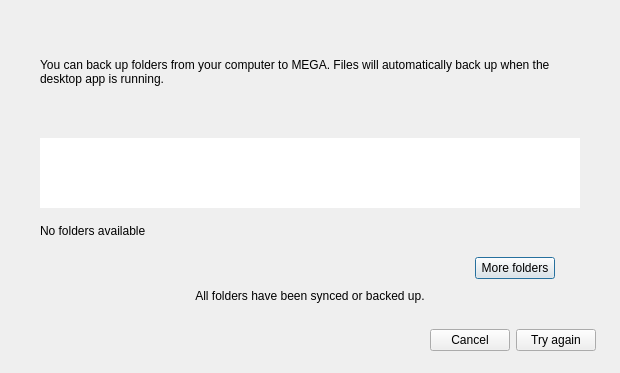
<?xml version="1.0" encoding="UTF-8"?>
<ui version="4.0">
 <class>BackupsWizard</class>
 <widget class="QDialog" name="BackupsWizard">
  <property name="windowModality">
   <enum>Qt::ApplicationModal</enum>
  </property>
  <property name="geometry">
   <rect>
    <x>0</x>
    <y>0</y>
    <width>620</width>
    <height>481</height>
   </rect>
  </property>
  <property name="sizePolicy">
   <sizepolicy hsizetype="Preferred" vsizetype="Preferred">
    <horstretch>0</horstretch>
    <verstretch>0</verstretch>
   </sizepolicy>
  </property>
  <property name="minimumSize">
   <size>
    <width>0</width>
    <height>0</height>
   </size>
  </property>
  <property name="windowTitle">
   <string>Setup backups</string>
  </property>
  <property name="windowIcon">
   <iconset resource="../Resources_macx.qrc">
    <normaloff>:/images/icons/ico_backup.png</normaloff>:/images/icons/ico_backup.png</iconset>
  </property>
  <property name="styleSheet">
   <string notr="true">#BackupsWizard, #sSteps &gt; QWidget
{
background: solid white;
}

#lBackupFolders, #lBackupTo
{
color: #333333;
font-size: 14px;
font-weight: bold;
}

#leBackupTo
{
color: #999999;
font-size: 13px;
border-radius: 4px;
background-color: #FAFAFA;
border: 1px solid #e5e5e5;
padding-left: 7px;
}

#lSubtitleStep1
{
margin-left: 20px;
margin-right: 20px;
margin-top: 7px;
margin-bottom: 31px;
color: #666666;
}

#lBackupFolders
{
margin-left: 18px;
margin-right: 18px;
}

#fFoldersStep1, #fFoldersStep2
{
border: 1px solid #e5e5e5;
border-radius: 6px;
background: solid white;
}

#fFoldersStep1
{
margin-left: 20px;
margin-right: 20px;
}

#fFoldersStep2
{
margin-left: 20px;
margin-right: 24px;
}

#lTitleStep2
{
margin-bottom: 26px;
}

#wDeviceNameStep1, #wDeviceNameAndNbFolders
{
border-top-right-radius: 6px;
border-top-left-radius: 6px;
background: solid #FAFAFA;
}

#lDeviceIconStep1
{
border-image: url(&quot;:/images/icons/pc/pc-mac_48.png&quot;);
}

#lDeviceIconStep2
{
border-image: url(&quot;:/images/icons/pc/pc-mac_24.png&quot;);
}

#lDeviceNameStep1, #lDeviceNameStep2
{
text-align: left;
font-size: 14px;
border: none;
}

#lFoldersNumber
{
color: #999999;
font-size: 14px;
padding-right: 16px;
}

#lvFoldersStep1::item
{
height: 40 px;
min-height: 40 px;
max-height: 40 px;
border: none;
}

#lvFoldersStep1, #lvFoldersStep2
{
background: solid white;
border-bottom-right-radius: 6px;
border-bottom-left-radius: 6px;
outline: none;
}

#lvFoldersStep1
{
padding-left: 19px;
}

#lvFoldersStep2
{
padding-left: 9px;
}

#lvFoldersStep1::icon
{
left: 15px;
}

#lvFoldersStep1::text
{
left: 10px;
font-size: 13px;
}

#lvFoldersStep2::item
{
height: 32 px;
min-height: 32 px;
max-height: 32 px;
border: none;
}

#lvFoldersStep2::text
{
left: 4px;
font-size: 13px;
}

#lAllFoldersSynced
{
color: #004038;
font-family: Lato;
font-size: 12px;
border: 1px solid #7fdfd2;
border-radius: 2px;
background-color: rgba(0,191,165,0.1);
}

#lNoAvailableFolder
{
color: #999999;
font-family: Lato;
font-size: 14px;
background: white;
padding-left: 16px;
border-bottom-right-radius: 6px;
border-bottom-left-radius: 6px;
}

QScrollBar:vertical
{
background: transparent;
width: 12px;
border: none;
border-bottom-right-radius: 6px;
}

QScrollBar::sub-line:vertical, QScrollBar::add-line:vertical
{
border: none;
background: none;
 }

QScrollBar::handle:vertical
{
background: #D8D8D8;
min-height: 0px;
border-radius: 2px;
margin: 4px;
}
</string>
  </property>
  <property name="modal">
   <bool>true</bool>
  </property>
  <layout class="QVBoxLayout" name="BackupsWizardLayout">
   <property name="spacing">
    <number>20</number>
   </property>
   <property name="sizeConstraint">
    <enum>QLayout::SetFixedSize</enum>
   </property>
   <property name="leftMargin">
    <number>24</number>
   </property>
   <property name="topMargin">
    <number>25</number>
   </property>
   <property name="rightMargin">
    <number>24</number>
   </property>
   <property name="bottomMargin">
    <number>22</number>
   </property>
   <item>
    <widget class="QStackedWidget" name="sSteps">
     <property name="sizePolicy">
      <sizepolicy hsizetype="Preferred" vsizetype="Expanding">
       <horstretch>0</horstretch>
       <verstretch>0</verstretch>
      </sizepolicy>
     </property>
     <property name="currentIndex">
      <number>0</number>
     </property>
     <widget class="QWidget" name="pStep1">
      <property name="sizePolicy">
       <sizepolicy hsizetype="Preferred" vsizetype="Maximum">
        <horstretch>0</horstretch>
        <verstretch>0</verstretch>
       </sizepolicy>
      </property>
      <layout class="QVBoxLayout" name="pStep1Layout">
       <property name="spacing">
        <number>4</number>
       </property>
       <property name="leftMargin">
        <number>16</number>
       </property>
       <property name="topMargin">
        <number>6</number>
       </property>
       <property name="rightMargin">
        <number>16</number>
       </property>
       <property name="bottomMargin">
        <number>0</number>
       </property>
       <item>
        <widget class="QLabel" name="lTitleStep1">
         <property name="sizePolicy">
          <sizepolicy hsizetype="Preferred" vsizetype="Maximum">
           <horstretch>0</horstretch>
           <verstretch>0</verstretch>
          </sizepolicy>
         </property>
         <property name="styleSheet">
          <string notr="true">font-size:20px;</string>
         </property>
         <property name="text">
          <string/>
         </property>
         <property name="textFormat">
          <enum>Qt::RichText</enum>
         </property>
        </widget>
       </item>
       <item alignment="Qt::AlignTop">
        <widget class="QLabel" name="lSubtitleStep1">
         <property name="sizePolicy">
          <sizepolicy hsizetype="Preferred" vsizetype="Maximum">
           <horstretch>0</horstretch>
           <verstretch>0</verstretch>
          </sizepolicy>
         </property>
         <property name="styleSheet">
          <string notr="true">font-size:12px;</string>
         </property>
         <property name="text">
          <string>You can back up folders from your computer to MEGA. Files will automatically back up when the desktop app is running.</string>
         </property>
         <property name="wordWrap">
          <bool>true</bool>
         </property>
        </widget>
       </item>
       <item>
        <widget class="QFrame" name="fFoldersStep1">
         <property name="sizePolicy">
          <sizepolicy hsizetype="Preferred" vsizetype="Expanding">
           <horstretch>0</horstretch>
           <verstretch>0</verstretch>
          </sizepolicy>
         </property>
         <property name="minimumSize">
          <size>
           <width>540</width>
           <height>0</height>
          </size>
         </property>
         <property name="frameShape">
          <enum>QFrame::NoFrame</enum>
         </property>
         <property name="frameShadow">
          <enum>QFrame::Sunken</enum>
         </property>
         <layout class="QVBoxLayout" name="verticalLayout">
          <property name="spacing">
           <number>0</number>
          </property>
          <property name="leftMargin">
           <number>0</number>
          </property>
          <property name="topMargin">
           <number>0</number>
          </property>
          <property name="rightMargin">
           <number>0</number>
          </property>
          <property name="bottomMargin">
           <number>0</number>
          </property>
          <item alignment="Qt::AlignTop">
           <widget class="QWidget" name="wDeviceNameStep1" native="true">
            <property name="sizePolicy">
             <sizepolicy hsizetype="Preferred" vsizetype="Fixed">
              <horstretch>0</horstretch>
              <verstretch>0</verstretch>
             </sizepolicy>
            </property>
            <layout class="QHBoxLayout" name="horizontalLayout">
             <property name="spacing">
              <number>10</number>
             </property>
             <property name="leftMargin">
              <number>16</number>
             </property>
             <property name="topMargin">
              <number>0</number>
             </property>
             <property name="rightMargin">
              <number>0</number>
             </property>
             <property name="bottomMargin">
              <number>0</number>
             </property>
             <item>
              <widget class="QLabel" name="lDeviceIconStep1">
               <property name="sizePolicy">
                <sizepolicy hsizetype="Maximum" vsizetype="Fixed">
                 <horstretch>0</horstretch>
                 <verstretch>0</verstretch>
                </sizepolicy>
               </property>
               <property name="minimumSize">
                <size>
                 <width>48</width>
                 <height>48</height>
                </size>
               </property>
               <property name="maximumSize">
                <size>
                 <width>48</width>
                 <height>48</height>
                </size>
               </property>
               <property name="text">
                <string notr="true"/>
               </property>
               <property name="scaledContents">
                <bool>false</bool>
               </property>
              </widget>
             </item>
             <item alignment="Qt::AlignVCenter">
              <widget class="QLabel" name="lDeviceNameStep1">
               <property name="sizePolicy">
                <sizepolicy hsizetype="Preferred" vsizetype="Preferred">
                 <horstretch>0</horstretch>
                 <verstretch>0</verstretch>
                </sizepolicy>
               </property>
               <property name="text">
                <string notr="true"/>
               </property>
              </widget>
             </item>
            </layout>
           </widget>
          </item>
          <item>
           <widget class="QListView" name="lvFoldersStep1">
            <property name="sizePolicy">
             <sizepolicy hsizetype="Expanding" vsizetype="Maximum">
              <horstretch>0</horstretch>
              <verstretch>0</verstretch>
             </sizepolicy>
            </property>
            <property name="maximumSize">
             <size>
              <width>16777215</width>
              <height>120</height>
             </size>
            </property>
            <property name="sizeIncrement">
             <size>
              <width>0</width>
              <height>40</height>
             </size>
            </property>
            <property name="baseSize">
             <size>
              <width>0</width>
              <height>40</height>
             </size>
            </property>
            <property name="frameShape">
             <enum>QFrame::NoFrame</enum>
            </property>
            <property name="sizeAdjustPolicy">
             <enum>QAbstractScrollArea::AdjustToContents</enum>
            </property>
            <property name="editTriggers">
             <set>QAbstractItemView::NoEditTriggers</set>
            </property>
            <property name="showDropIndicator" stdset="0">
             <bool>false</bool>
            </property>
            <property name="selectionMode">
             <enum>QAbstractItemView::NoSelection</enum>
            </property>
            <property name="selectionBehavior">
             <enum>QAbstractItemView::SelectRows</enum>
            </property>
            <property name="iconSize">
             <size>
              <width>24</width>
              <height>24</height>
             </size>
            </property>
            <property name="textElideMode">
             <enum>Qt::ElideMiddle</enum>
            </property>
            <property name="verticalScrollMode">
             <enum>QAbstractItemView::ScrollPerPixel</enum>
            </property>
            <property name="resizeMode">
             <enum>QListView::Adjust</enum>
            </property>
            <property name="spacing">
             <number>0</number>
            </property>
           </widget>
          </item>
          <item alignment="Qt::AlignVCenter">
           <widget class="QLabel" name="lNoAvailableFolder">
            <property name="sizePolicy">
             <sizepolicy hsizetype="Preferred" vsizetype="Fixed">
              <horstretch>0</horstretch>
              <verstretch>0</verstretch>
             </sizepolicy>
            </property>
            <property name="minimumSize">
             <size>
              <width>0</width>
              <height>45</height>
             </size>
            </property>
            <property name="maximumSize">
             <size>
              <width>16777215</width>
              <height>45</height>
             </size>
            </property>
            <property name="text">
             <string>No folders available</string>
            </property>
           </widget>
          </item>
         </layout>
        </widget>
       </item>
       <item>
        <layout class="QHBoxLayout" name="horizontalLayout_6">
         <property name="rightMargin">
          <number>25</number>
         </property>
         <item alignment="Qt::AlignRight">
          <widget class="QPushButton" name="bMoreFolders">
           <property name="text">
            <string>More folders</string>
           </property>
          </widget>
         </item>
        </layout>
       </item>
       <item alignment="Qt::AlignHCenter">
        <widget class="QLabel" name="lAllFoldersSynced">
         <property name="sizePolicy">
          <sizepolicy hsizetype="Expanding" vsizetype="Maximum">
           <horstretch>0</horstretch>
           <verstretch>0</verstretch>
          </sizepolicy>
         </property>
         <property name="minimumSize">
          <size>
           <width>300</width>
           <height>26</height>
          </size>
         </property>
         <property name="text">
          <string>All folders have been synced or backed up.</string>
         </property>
         <property name="alignment">
          <set>Qt::AlignCenter</set>
         </property>
         <property name="wordWrap">
          <bool>true</bool>
         </property>
        </widget>
       </item>
      </layout>
     </widget>
     <widget class="QWidget" name="pStep2">
      <property name="sizePolicy">
       <sizepolicy hsizetype="Preferred" vsizetype="Maximum">
        <horstretch>0</horstretch>
        <verstretch>0</verstretch>
       </sizepolicy>
      </property>
      <layout class="QVBoxLayout" name="pStep2Layout">
       <property name="spacing">
        <number>8</number>
       </property>
       <property name="sizeConstraint">
        <enum>QLayout::SetDefaultConstraint</enum>
       </property>
       <property name="leftMargin">
        <number>8</number>
       </property>
       <property name="topMargin">
        <number>6</number>
       </property>
       <property name="rightMargin">
        <number>18</number>
       </property>
       <property name="bottomMargin">
        <number>6</number>
       </property>
       <item>
        <widget class="QLabel" name="lTitleStep2">
         <property name="sizePolicy">
          <sizepolicy hsizetype="Preferred" vsizetype="Maximum">
           <horstretch>0</horstretch>
           <verstretch>0</verstretch>
          </sizepolicy>
         </property>
         <property name="styleSheet">
          <string notr="true">font-size:20px;</string>
         </property>
         <property name="text">
          <string/>
         </property>
         <property name="textFormat">
          <enum>Qt::RichText</enum>
         </property>
        </widget>
       </item>
       <item>
        <widget class="QLabel" name="lBackupFolders">
         <property name="sizePolicy">
          <sizepolicy hsizetype="Preferred" vsizetype="Maximum">
           <horstretch>0</horstretch>
           <verstretch>0</verstretch>
          </sizepolicy>
         </property>
         <property name="text">
          <string>Selected backup folders</string>
         </property>
        </widget>
       </item>
       <item>
        <widget class="QFrame" name="fFoldersStep2">
         <property name="sizePolicy">
          <sizepolicy hsizetype="Preferred" vsizetype="MinimumExpanding">
           <horstretch>0</horstretch>
           <verstretch>0</verstretch>
          </sizepolicy>
         </property>
         <property name="minimumSize">
          <size>
           <width>540</width>
           <height>0</height>
          </size>
         </property>
         <property name="maximumSize">
          <size>
           <width>16777215</width>
           <height>16777215</height>
          </size>
         </property>
         <property name="frameShape">
          <enum>QFrame::NoFrame</enum>
         </property>
         <layout class="QVBoxLayout" name="verticalLayout_2">
          <property name="spacing">
           <number>0</number>
          </property>
          <property name="leftMargin">
           <number>0</number>
          </property>
          <property name="topMargin">
           <number>0</number>
          </property>
          <property name="rightMargin">
           <number>0</number>
          </property>
          <property name="bottomMargin">
           <number>0</number>
          </property>
          <item alignment="Qt::AlignTop">
           <widget class="QWidget" name="wDeviceNameAndNbFolders" native="true">
            <property name="sizePolicy">
             <sizepolicy hsizetype="Preferred" vsizetype="Fixed">
              <horstretch>0</horstretch>
              <verstretch>0</verstretch>
             </sizepolicy>
            </property>
            <property name="minimumSize">
             <size>
              <width>0</width>
              <height>36</height>
             </size>
            </property>
            <property name="maximumSize">
             <size>
              <width>16777215</width>
              <height>36</height>
             </size>
            </property>
            <layout class="QHBoxLayout" name="deviceNameStep2Layout">
             <property name="spacing">
              <number>10</number>
             </property>
             <property name="sizeConstraint">
              <enum>QLayout::SetDefaultConstraint</enum>
             </property>
             <property name="leftMargin">
              <number>14</number>
             </property>
             <property name="topMargin">
              <number>0</number>
             </property>
             <property name="rightMargin">
              <number>0</number>
             </property>
             <property name="bottomMargin">
              <number>0</number>
             </property>
             <item>
              <widget class="QLabel" name="lDeviceIconStep2">
               <property name="sizePolicy">
                <sizepolicy hsizetype="Maximum" vsizetype="Preferred">
                 <horstretch>0</horstretch>
                 <verstretch>0</verstretch>
                </sizepolicy>
               </property>
               <property name="minimumSize">
                <size>
                 <width>24</width>
                 <height>24</height>
                </size>
               </property>
               <property name="maximumSize">
                <size>
                 <width>24</width>
                 <height>24</height>
                </size>
               </property>
               <property name="text">
                <string notr="true"/>
               </property>
               <property name="alignment">
                <set>Qt::AlignCenter</set>
               </property>
              </widget>
             </item>
             <item alignment="Qt::AlignVCenter">
              <widget class="QLabel" name="lDeviceNameStep2">
               <property name="sizePolicy">
                <sizepolicy hsizetype="Preferred" vsizetype="Preferred">
                 <horstretch>0</horstretch>
                 <verstretch>0</verstretch>
                </sizepolicy>
               </property>
               <property name="text">
                <string notr="true"/>
               </property>
              </widget>
             </item>
             <item alignment="Qt::AlignRight|Qt::AlignVCenter">
              <widget class="QLabel" name="lFoldersNumber">
               <property name="sizePolicy">
                <sizepolicy hsizetype="Expanding" vsizetype="Preferred">
                 <horstretch>0</horstretch>
                 <verstretch>0</verstretch>
                </sizepolicy>
               </property>
               <property name="text">
                <string notr="true"/>
               </property>
               <property name="alignment">
                <set>Qt::AlignRight|Qt::AlignTrailing|Qt::AlignVCenter</set>
               </property>
              </widget>
             </item>
            </layout>
           </widget>
          </item>
          <item alignment="Qt::AlignVCenter">
           <widget class="QListView" name="lvFoldersStep2">
            <property name="sizePolicy">
             <sizepolicy hsizetype="Expanding" vsizetype="MinimumExpanding">
              <horstretch>0</horstretch>
              <verstretch>0</verstretch>
             </sizepolicy>
            </property>
            <property name="styleSheet">
             <string notr="true"/>
            </property>
            <property name="sizeAdjustPolicy">
             <enum>QAbstractScrollArea::AdjustToContents</enum>
            </property>
            <property name="resizeMode">
             <enum>QListView::Adjust</enum>
            </property>
            <property name="uniformItemSizes">
             <bool>false</bool>
            </property>
           </widget>
          </item>
         </layout>
        </widget>
       </item>
       <item alignment="Qt::AlignBottom">
        <widget class="QWidget" name="wBackupTo" native="true">
         <property name="sizePolicy">
          <sizepolicy hsizetype="Preferred" vsizetype="Fixed">
           <horstretch>0</horstretch>
           <verstretch>0</verstretch>
          </sizepolicy>
         </property>
         <layout class="QHBoxLayout" name="wBackupToLayout">
          <property name="spacing">
           <number>7</number>
          </property>
          <property name="leftMargin">
           <number>24</number>
          </property>
          <property name="topMargin">
           <number>14</number>
          </property>
          <property name="rightMargin">
           <number>23</number>
          </property>
          <property name="bottomMargin">
           <number>14</number>
          </property>
          <item alignment="Qt::AlignVCenter">
           <widget class="QLabel" name="lBackupTo">
            <property name="text">
             <string>Backup to</string>
            </property>
           </widget>
          </item>
          <item alignment="Qt::AlignBottom">
           <widget class="QLineEdit" name="leBackupTo">
            <property name="readOnly">
             <bool>true</bool>
            </property>
           </widget>
          </item>
         </layout>
        </widget>
       </item>
      </layout>
     </widget>
     <widget class="QWidget" name="pSuccessfull">
      <layout class="QHBoxLayout" name="horizontalLayout_2" stretch="0,1">
       <property name="spacing">
        <number>20</number>
       </property>
       <property name="topMargin">
        <number>15</number>
       </property>
       <item alignment="Qt::AlignTop">
        <widget class="QLabel" name="label">
         <property name="text">
          <string notr="true"/>
         </property>
         <property name="pixmap">
          <pixmap resource="../Resources_macx.qrc">:/images/bug_report_success.png</pixmap>
         </property>
        </widget>
       </item>
       <item>
        <layout class="QVBoxLayout" name="verticalLayout_3" stretch="0,1">
         <property name="spacing">
          <number>10</number>
         </property>
         <item alignment="Qt::AlignTop">
          <widget class="QLabel" name="lTitle">
           <property name="font">
            <font>
             <family>Lato</family>
             <pointsize>-1</pointsize>
            </font>
           </property>
           <property name="styleSheet">
            <string notr="true">*{
font-size:16px;
color:#333333;
}</string>
           </property>
           <property name="text">
            <string notr="true">Success Title</string>
           </property>
          </widget>
         </item>
         <item>
          <layout class="QVBoxLayout" name="verticalLayout_5">
           <property name="spacing">
            <number>0</number>
           </property>
           <item>
            <widget class="QLabel" name="lSuccessText">
             <property name="styleSheet">
              <string notr="true">*{
color: #666666;
}</string>
             </property>
             <property name="text">
              <string notr="true">Backing up folder text</string>
             </property>
             <property name="wordWrap">
              <bool>true</bool>
             </property>
            </widget>
           </item>
           <item>
            <widget class="QLabel" name="lSuccess">
             <property name="minimumSize">
              <size>
               <width>100</width>
               <height>50</height>
              </size>
             </property>
             <property name="font">
              <font>
               <family>Lato</family>
              </font>
             </property>
             <property name="styleSheet">
              <string notr="true">*{
color: #666666;
}</string>
             </property>
             <property name="text">
              <string>Folders will be stored in backups and you can check the status of your backups in backup centre.</string>
             </property>
             <property name="wordWrap">
              <bool>true</bool>
             </property>
            </widget>
           </item>
          </layout>
         </item>
        </layout>
       </item>
      </layout>
     </widget>
     <widget class="QWidget" name="pError">
      <layout class="QHBoxLayout" name="horizontalLayout_5" stretch="0,1">
       <property name="spacing">
        <number>20</number>
       </property>
       <property name="leftMargin">
        <number>0</number>
       </property>
       <property name="topMargin">
        <number>0</number>
       </property>
       <property name="rightMargin">
        <number>12</number>
       </property>
       <item alignment="Qt::AlignTop">
        <widget class="QLabel" name="lErrorIcon">
         <property name="text">
          <string notr="true"/>
         </property>
         <property name="pixmap">
          <pixmap resource="../Resources_macx.qrc">:/images/icon_error.png</pixmap>
         </property>
        </widget>
       </item>
       <item>
        <layout class="QVBoxLayout" name="verticalLayout_4" stretch="0,0,0,0,0,0,0">
         <property name="spacing">
          <number>0</number>
         </property>
         <property name="bottomMargin">
          <number>0</number>
         </property>
         <item>
          <widget class="QLabel" name="lErrorTitle">
           <property name="styleSheet">
            <string notr="true">*{
font-size:16px;
color:#333333;
}</string>
           </property>
           <property name="text">
            <string notr="true">Title</string>
           </property>
          </widget>
         </item>
         <item>
          <spacer name="verticalSpacer">
           <property name="orientation">
            <enum>Qt::Vertical</enum>
           </property>
           <property name="sizeType">
            <enum>QSizePolicy::Fixed</enum>
           </property>
           <property name="sizeHint" stdset="0">
            <size>
             <width>20</width>
             <height>8</height>
            </size>
           </property>
          </spacer>
         </item>
         <item>
          <widget class="QLabel" name="lErrorText">
           <property name="styleSheet">
            <string notr="true">*{
color:#666666;
}</string>
           </property>
           <property name="text">
            <string notr="true">Body</string>
           </property>
          </widget>
         </item>
         <item>
          <spacer name="verticalSpacer_2">
           <property name="orientation">
            <enum>Qt::Vertical</enum>
           </property>
           <property name="sizeType">
            <enum>QSizePolicy::Fixed</enum>
           </property>
           <property name="sizeHint" stdset="0">
            <size>
             <width>20</width>
             <height>10</height>
            </size>
           </property>
          </spacer>
         </item>
         <item>
          <widget class="Line" name="line2">
           <property name="styleSheet">
            <string notr="true">*{
color:rgba(0,0,0,0.1);
}</string>
           </property>
           <property name="frameShadow">
            <enum>QFrame::Plain</enum>
           </property>
           <property name="orientation">
            <enum>Qt::Horizontal</enum>
           </property>
          </widget>
         </item>
         <item>
          <widget class="QTextEdit" name="tTextEdit">
           <property name="sizePolicy">
            <sizepolicy hsizetype="Expanding" vsizetype="Expanding">
             <horstretch>0</horstretch>
             <verstretch>0</verstretch>
            </sizepolicy>
           </property>
           <property name="minimumSize">
            <size>
             <width>0</width>
             <height>0</height>
            </size>
           </property>
           <property name="maximumSize">
            <size>
             <width>16777215</width>
             <height>16777215</height>
            </size>
           </property>
           <property name="font">
            <font>
             <family>Lato</family>
            </font>
           </property>
           <property name="styleSheet">
            <string notr="true">*{
color:#666666;
}</string>
           </property>
           <property name="frameShape">
            <enum>QFrame::NoFrame</enum>
           </property>
           <property name="frameShadow">
            <enum>QFrame::Plain</enum>
           </property>
           <property name="verticalScrollBarPolicy">
            <enum>Qt::ScrollBarAlwaysOff</enum>
           </property>
           <property name="sizeAdjustPolicy">
            <enum>QAbstractScrollArea::AdjustToContents</enum>
           </property>
           <property name="undoRedoEnabled">
            <bool>false</bool>
           </property>
           <property name="readOnly">
            <bool>true</bool>
           </property>
           <property name="html">
            <string>&lt;!DOCTYPE HTML PUBLIC &quot;-//W3C//DTD HTML 4.0//EN&quot; &quot;http://www.w3.org/TR/REC-html40/strict.dtd&quot;&gt;
&lt;html&gt;&lt;head&gt;&lt;meta name=&quot;qrichtext&quot; content=&quot;1&quot; /&gt;&lt;style type=&quot;text/css&quot;&gt;
p, li { white-space: pre-wrap; }
&lt;/style&gt;&lt;/head&gt;&lt;body style=&quot; font-family:'Lato'; font-size:13pt; font-weight:400; font-style:normal;&quot;&gt;
&lt;p style=&quot;-qt-paragraph-type:empty; margin-top:0px; margin-bottom:0px; margin-left:0px; margin-right:0px; -qt-block-indent:0; text-indent:0px; line-height:200%;&quot;&gt;&lt;br /&gt;&lt;/p&gt;&lt;/body&gt;&lt;/html&gt;</string>
           </property>
          </widget>
         </item>
         <item>
          <widget class="Line" name="line1">
           <property name="styleSheet">
            <string notr="true">*
{
color:rgba(0,0,0,0.1);
}</string>
           </property>
           <property name="frameShadow">
            <enum>QFrame::Plain</enum>
           </property>
           <property name="orientation">
            <enum>Qt::Horizontal</enum>
           </property>
          </widget>
         </item>
         <item>
          <spacer name="verticalSpacer_3">
           <property name="orientation">
            <enum>Qt::Vertical</enum>
           </property>
           <property name="sizeType">
            <enum>QSizePolicy::Fixed</enum>
           </property>
           <property name="sizeHint" stdset="0">
            <size>
             <width>20</width>
             <height>5</height>
            </size>
           </property>
          </spacer>
         </item>
         <item alignment="Qt::AlignLeft">
          <widget class="QPushButton" name="bShowMore">
           <property name="font">
            <font>
             <family>Lato</family>
             <pointsize>13</pointsize>
             <underline>true</underline>
            </font>
           </property>
           <property name="styleSheet">
            <string notr="true">QPushButton
{
border:none;
background: white;
padding-left: 0px;
color:#666666;
}</string>
           </property>
           <property name="text">
            <string>Show more…</string>
           </property>
          </widget>
         </item>
        </layout>
       </item>
      </layout>
     </widget>
    </widget>
   </item>
   <item>
    <widget class="QStackedWidget" name="sButtons">
     <property name="sizePolicy">
      <sizepolicy hsizetype="Preferred" vsizetype="Preferred">
       <horstretch>0</horstretch>
       <verstretch>0</verstretch>
      </sizepolicy>
     </property>
     <property name="minimumSize">
      <size>
       <width>572</width>
       <height>0</height>
      </size>
     </property>
     <property name="maximumSize">
      <size>
       <width>572</width>
       <height>16777215</height>
      </size>
     </property>
     <property name="autoFillBackground">
      <bool>false</bool>
     </property>
     <property name="styleSheet">
      <string notr="true"/>
     </property>
     <property name="currentIndex">
      <number>1</number>
     </property>
     <widget class="QWidget" name="pStepButtons">
      <layout class="QHBoxLayout" name="horizontalLayout_4">
       <property name="spacing">
        <number>5</number>
       </property>
       <property name="leftMargin">
        <number>0</number>
       </property>
       <property name="topMargin">
        <number>0</number>
       </property>
       <property name="rightMargin">
        <number>0</number>
       </property>
       <property name="bottomMargin">
        <number>0</number>
       </property>
       <item>
        <widget class="QPushButton" name="bBack">
         <property name="minimumSize">
          <size>
           <width>80</width>
           <height>0</height>
          </size>
         </property>
         <property name="text">
          <string>Back</string>
         </property>
         <property name="autoDefault">
          <bool>false</bool>
         </property>
        </widget>
       </item>
       <item>
        <spacer name="horizontalSpacer">
         <property name="orientation">
          <enum>Qt::Horizontal</enum>
         </property>
         <property name="sizeHint" stdset="0">
          <size>
           <width>40</width>
           <height>20</height>
          </size>
         </property>
        </spacer>
       </item>
       <item>
        <widget class="QPushButton" name="bCancel">
         <property name="minimumSize">
          <size>
           <width>80</width>
           <height>0</height>
          </size>
         </property>
         <property name="text">
          <string>Cancel</string>
         </property>
         <property name="autoDefault">
          <bool>false</bool>
         </property>
        </widget>
       </item>
       <item>
        <widget class="QPushButton" name="bNext">
         <property name="minimumSize">
          <size>
           <width>80</width>
           <height>0</height>
          </size>
         </property>
         <property name="text">
          <string>Next</string>
         </property>
         <property name="default">
          <bool>true</bool>
         </property>
        </widget>
       </item>
      </layout>
     </widget>
     <widget class="QWidget" name="pErrorButtons">
      <layout class="QHBoxLayout" name="horizontalLayout_7">
       <property name="leftMargin">
        <number>0</number>
       </property>
       <property name="topMargin">
        <number>0</number>
       </property>
       <property name="rightMargin">
        <number>0</number>
       </property>
       <property name="bottomMargin">
        <number>0</number>
       </property>
       <item>
        <spacer name="horizontalSpacer_3">
         <property name="orientation">
          <enum>Qt::Horizontal</enum>
         </property>
         <property name="sizeHint" stdset="0">
          <size>
           <width>40</width>
           <height>20</height>
          </size>
         </property>
        </spacer>
       </item>
       <item>
        <widget class="QPushButton" name="bCancelErr">
         <property name="minimumSize">
          <size>
           <width>0</width>
           <height>0</height>
          </size>
         </property>
         <property name="text">
          <string>Cancel</string>
         </property>
         <property name="autoDefault">
          <bool>false</bool>
         </property>
        </widget>
       </item>
       <item>
        <widget class="QPushButton" name="bTryAgain">
         <property name="minimumSize">
          <size>
           <width>0</width>
           <height>0</height>
          </size>
         </property>
         <property name="text">
          <string>Try again</string>
         </property>
        </widget>
       </item>
      </layout>
     </widget>
     <widget class="QWidget" name="pSuccessButtons">
      <layout class="QHBoxLayout" name="horizontalLayout_3">
       <property name="leftMargin">
        <number>0</number>
       </property>
       <property name="topMargin">
        <number>0</number>
       </property>
       <property name="rightMargin">
        <number>0</number>
       </property>
       <property name="bottomMargin">
        <number>0</number>
       </property>
       <item>
        <spacer name="horizontalSpacer_2">
         <property name="orientation">
          <enum>Qt::Horizontal</enum>
         </property>
         <property name="sizeHint" stdset="0">
          <size>
           <width>40</width>
           <height>20</height>
          </size>
         </property>
        </spacer>
       </item>
       <item>
        <widget class="QPushButton" name="bDismiss">
         <property name="text">
          <string>Dismiss</string>
         </property>
        </widget>
       </item>
       <item>
        <widget class="QPushButton" name="bViewInBackupCentre">
         <property name="text">
          <string>View in Backup Centre</string>
         </property>
        </widget>
       </item>
      </layout>
     </widget>
    </widget>
   </item>
  </layout>
 </widget>
 <tabstops>
  <tabstop>lvFoldersStep1</tabstop>
  <tabstop>lvFoldersStep2</tabstop>
  <tabstop>leBackupTo</tabstop>
  <tabstop>tTextEdit</tabstop>
  <tabstop>bShowMore</tabstop>
  <tabstop>bNext</tabstop>
  <tabstop>bCancel</tabstop>
  <tabstop>bBack</tabstop>
  <tabstop>bTryAgain</tabstop>
  <tabstop>bCancelErr</tabstop>
  <tabstop>bViewInBackupCentre</tabstop>
  <tabstop>bDismiss</tabstop>
 </tabstops>
 <resources>
  <include location="../Resources_macx.qrc"/>
 </resources>
 <connections/>
</ui>
